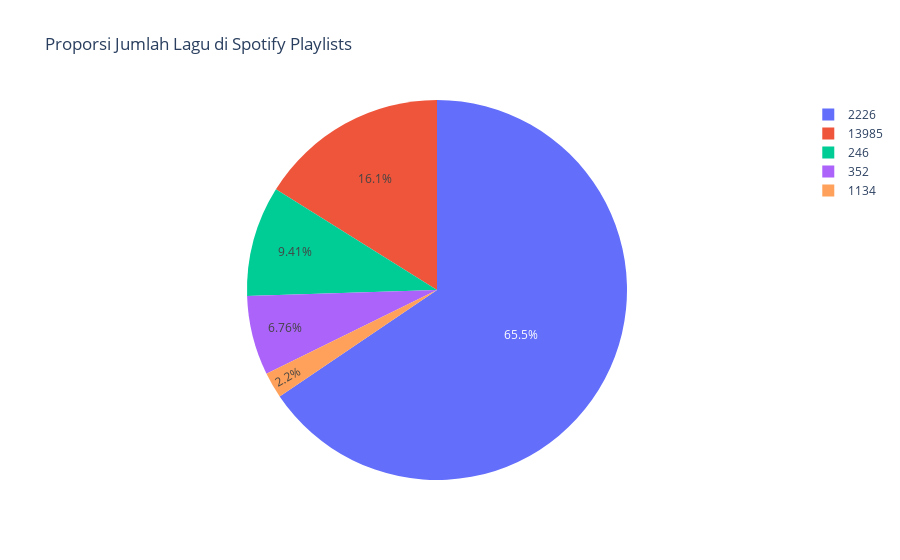

Notebook code cell kept with this figure:
### Code cell
pie_fig.show()

### Figure 1 — Plotly figure (JSON) as saved in the notebook; plotly's stock layout.template omitted (floating-point values rounded to 4 significant figures; data arrays with more than 128 entries replaced by an {"elided": "..."} marker saying what was removed)
{"data": [{"domain": {"x": [0, 1], "y": [0, 1]}, "hovertemplate": "in_spotify_playlists=%{label}<br>track_name=%{value}<extra></extra>", "labels": {"elided": "953 int values"}, "legendgroup": "", "name": "", "showlegend": true, "type": "pie", "values": {"elided": "953 str values"}}], "layout": {"legend": {"tracegroupgap": 0}, "title": {"text": "Proporsi Jumlah Lagu di Spotify Playlists"}}}
